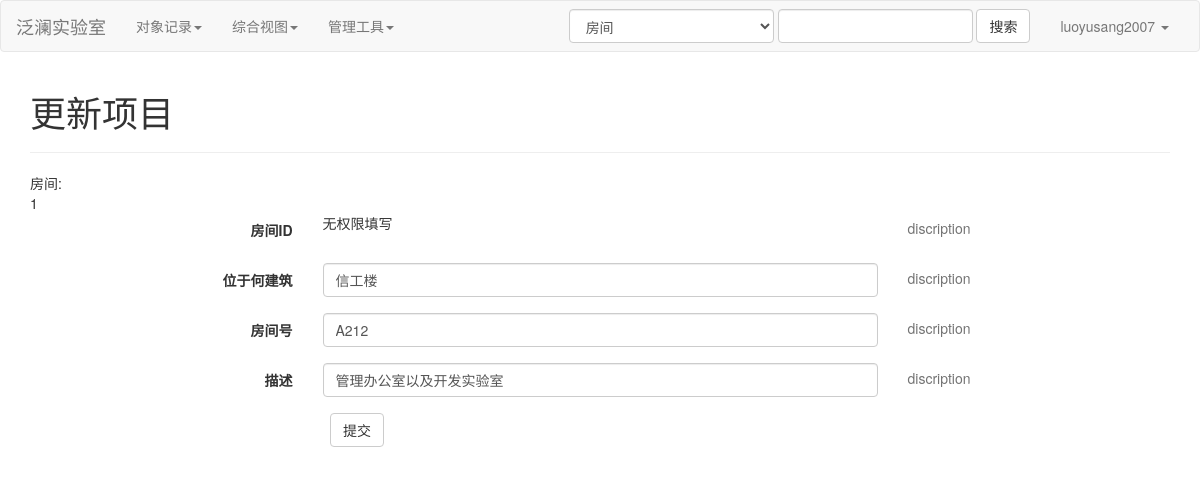
The app's page /tmplt_based_ui/target_update_form?id=1&b_name=o_rooms with its own data.
### tables this page shows
CREATE TABLE "o_persons" (
  "person_id" INTEGER NOT NULL PRIMARY KEY AUTOINCREMENT,
  "username",
  "password",
  "type" TEXT,
  "title",
  "auth_role" TEXT DEFAULT app_user,
  "name" TEXT,
  "school_card_number" TEXT,
  "cell_number" TEXT,
  "email",
  "qq_number",
  "status" INTEGER,
  UNIQUE ("username" ASC)
);

CREATE TABLE o_rooms (room_id INTEGER PRIMARY KEY AUTOINCREMENT, building, room_code TEXT, discription);

### bp_tmplt_based_ui.py (the view)
@tmplt_based_ui.route("/target_update_form", methods=["GET"])
def t_base_target_update_form():
    logined_person_id = session.get("logined_person_id")
    user_info_dict = get_user_info_dict(logined_person_id)
    db = get_db()
    cur = db.cursor()
    b_name = request.args.get("b_name")  # business name
    tar_id = request.args.get("id")  # target id
    bsns_table_dict = bsnses.getFomatdDict(b_name)
    query_sql_str = bsnses.createQuerySQL(
        b_name, read_auth_role="tourist", filters_list=[], id=tar_id
    )
    query_result = cur.execute(query_sql_str).fetchall()
    cur.close()
    return render_template(
        "target_update_form.htm",
        user_info_dict=user_info_dict,
        bsns_table_dict=bsns_table_dict,
        query_result=query_result,
    )

### app_globals.py (called while the page is built)
def get_db():
    db = getattr(g, "_database", None)
    if db is None:
        db = g._database = sqlite3.connect(DATABASE)
        def make_dicts(cursor, row):
            return dict(
                (cursor.description[idx][0], value) for idx, value in enumerate(row)
            )
        db.row_factory = make_dicts
    return db

def get_user_info_dict(person_id):
    if person_id == 0:
        return {"logined": False}
    else:
        db = get_db()
        cur = db.cursor()
        query_sql_str = bsnses.createQuerySQL(
            "o_persons", read_auth_role="admin", filters_list=[], id=person_id
        )
        query_result = cur.execute(query_sql_str).fetchall()
        cur.close()
        query_result[0]["logined"] = True
        return query_result[0]

### finedb/data_frame.py (called while the page is built)
    def getFomatdDict(self, t_name=None):
        if t_name:
            return self.formatted_dict[t_name]
        else:
            return self.formatted_dict

### main.py (called while the page is built)
@app.teardown_appcontext
def close_connection(exception):
    db = getattr(g, "_database", None)
    if db is not None:
        db.close()

### templates/target_update_form.htm (shortened to what this page needs)
{% extends 'base/base.htm' %}
{% block main %}
<div class="container" style = "overflow-x:auto;">
    <h1>更新项目</h1>
    <hr>
    <div>{{bsns_table_dict['$DISP_name']['ZH']}}:</div>
    {% set row = query_result[0] %}
    <form class="form-horizontal"  role="form" id = "main_form">
            {{row[bsns_table_dict['$PMKY']]}}
            {% for key, val in bsns_table_dict['$COLU'].items() %}
            <div class="form-group">
                <label class="control-label col-sm-12 col-md-3" >
                    {{ val['$DISP_name']['ZH'] }}
                </label>
                <div class="controls col-sm-12 col-md-6">
                    {% if val['$AUTH_write'][user_info_dict['auth_role']] %}
                        {% if val.get("$GENL_input_type") == 'select' %}
                        <select class="form-control" name = "{{ val['$CLNM'] }}" >
                            {% for disp_key, disp_val in val['$DISP_displacer'].items() %}
                                {% if disp_key == row[key] %}
                                <option value = "{{disp_key}}" selected >{{disp_val}}</option>
                                {% else %}
                                <option value = "{{disp_key}}" >{{disp_val}}</option>
                                {% endif %}
                            {% endfor %}
                        </select>
                        {% elif val.get("$GENL_input_type") == 'textarea' %}
                        <textarea class="form-control" rows="10" name = "{{ val['$CLNM'] }}">{{row[key]}}</textarea>
                        {% else %}
                        <input type="text" placeholder="" class="form-control" name = "{{ val['$CLNM'] }}" value = "{{row[key]}}">
                        {% endif %}
                    {% else %}
                        无权限填写
                    {% endif %}
                </div>
                <p class = "help-block col-sm-12 col-md-3">
                    discription
                </p>
            </div>
            {% endfor %}
            <div class="col-md-9 col-md-offset-3">
                <button type="button" class="btn btn-default" id = "submit_button" class="form-control">提交</button>
            </div>
            <div id = "message_div">&nbsp;</div>
        </form>
</div>
{% endblock %}

### templates/base/include/nav.htm (shortened to what this page needs)
    <nav class="navbar navbar-default">
        <div class="container-fluid">
            <div class="navbar-header">
                <a class="navbar-brand" href="/">{{config['G_AppName']}}</a>
            </div>
            <div class="collapse navbar-collapse" id="bs-example-navbar-collapse-1">
                <ul class="nav navbar-nav">
                    <li class="dropdown">
                        <a href="#" class="dropdown-toggle" data-toggle="dropdown"
                            role="button" aria-haspopup="true" aria-expanded="false">对象记录<span class="caret"></span></a>
                    </li>
                    <li class="dropdown">
                        <a href="#" class="dropdown-toggle" data-toggle="dropdown"
                           role="button" aria-haspopup="true" aria-expanded="false">综合视图<span class="caret"></span></a>
                    </li>
                    <li class="dropdown">
                        <a href="#" class="dropdown-toggle" data-toggle="dropdown"
                           role="button" aria-haspopup="true" aria-expanded="false">管理工具<span class="caret"></span></a>
                    </li>
                </ul>
                <ul class="nav navbar-nav navbar-right">
                    <li class="dropdown">
                        <a href="#" class="dropdown-toggle" data-toggle="dropdown" role="button" aria-haspopup="true" aria-expanded="false">
                            {% if user_info_dict['logined'] == True%}
                                {{user_info_dict['username']}}
                            {% else %}
                                未登录
                            {% endif %}
                            <span class="caret"></span>
                        </a>
                    </li>
                </ul>
                <form class="navbar-form navbar-right" action="/tmplt_based_ui/search" method="get">
                            <select class = "form-control" name = b_name>
                                {%  for key, val in config['G_bsnses_dict'].items() %}
                                    <option value = "{{key}}">{{val['$DISP_name']['ZH']}}</option>
                                {% endfor %}
                            </select>
                            <input type="text" class="form-control" name = "search_key_word">
                            <button class="btn btn-default" >搜索</button>
                </form>
            </div>
        </div>
    </nav>

### records on screen
o_persons: username "luoyusang2007"
o_rooms: room_id "1", building "信工楼" "A212" "管理办公室以及开发实验室"

### other values on screen
{{ config['G_AppName'] }} "泛澜实验室"
{{ bsns_table_dict['$DISP_name']['ZH'] }} "房间"
{{ val['$DISP_name']['ZH'] }} "房间ID" "位于何建筑" "房间号" "描述"
form field b_name "房间"
